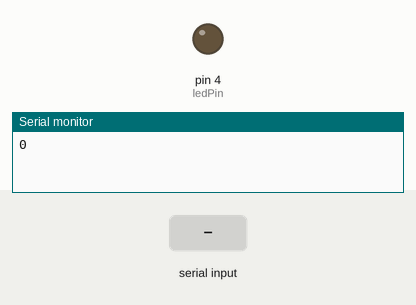
Simulated run of this sketch. Board: Arduino Uno, built with avr-gcc and run on an emulated ATmega328P. Shown: output pins drawn as LEDs (lit = HIGH), the last lines printed to the serial monitor. The test bench sets the inputs (shaded band).

Above: at 1.2 s.
1.3 s: "30,150\n" received over Serial
At 2.5 s:
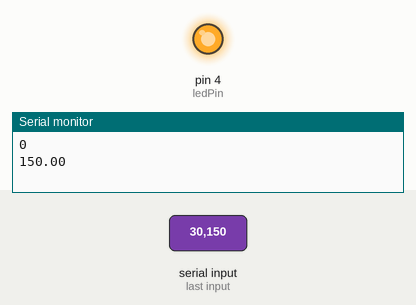
2.8 s: "90,45\n" received over Serial
At 3.8 s:
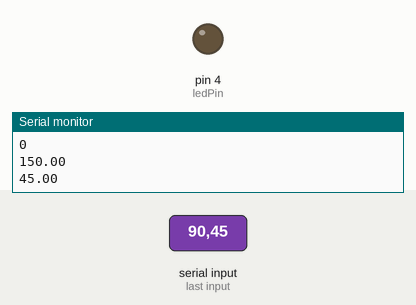
4.3 s: "200\n" received over Serial
At 4.9 s:
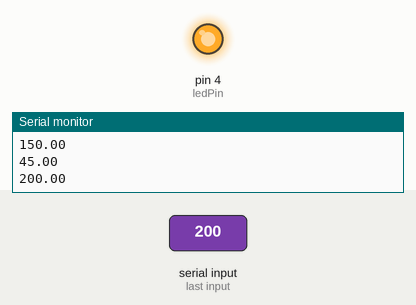
Timing chart, 0 to 7.3 s (numbered marks = the images above; inputs shaded):
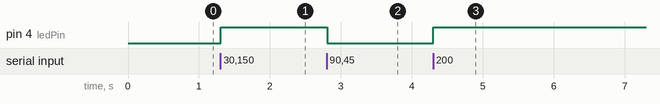

The sketch:

CONTROL_Test.ino
```cpp
int ledPin = 4;

float brightness = 0;

void setup() {
  Serial.begin(9600);
  Serial.println("0");
  pinMode(ledPin, OUTPUT);
}

void loop() {
  while (Serial.available()) {
    //get the brightness value from processing
    brightness = Serial.parseFloat();

    if (Serial.read() == '\n') {
    //turn on the LED with the given brightness
      analogWrite(ledPin, brightness);
      Serial.println(brightness);
    }
  }
}
```

Measured:
- after the input at 1.3 s, pin 4 (ledPin): LOW → HIGH at once
- after the input at 2.8 s, pin 4 (ledPin): HIGH → LOW at once
- after the input at 4.3 s, pin 4 (ledPin): LOW → HIGH at once
